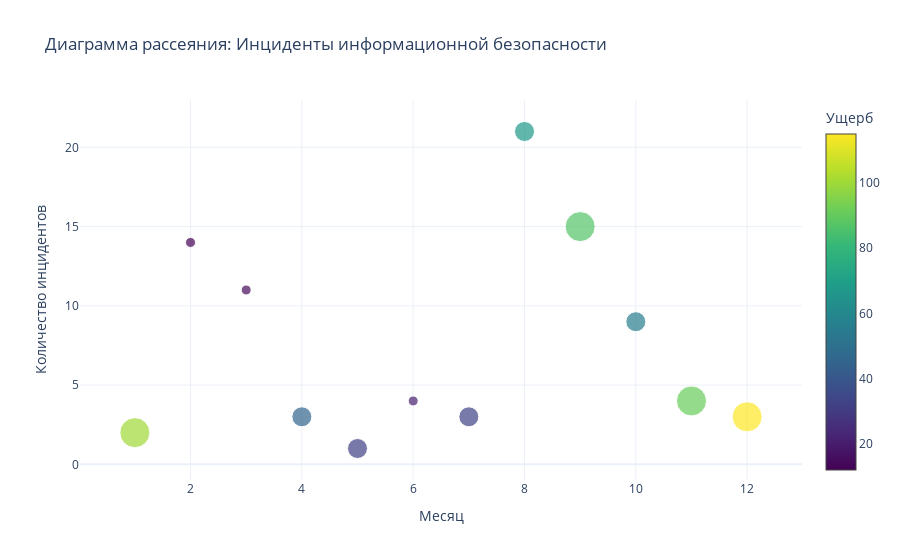

Write notebook code for a chart like this one.
### Markdown cell above
Используем данные из таблицы. Размер маркера будет зависеть от уровня ущерба:  
- Ущерб < 30: маленький маркер  
- Ущерб 30–70: средний маркер  
- Ущерб > 70: большой маркер

### Code cell
# Данные из таблицы
months = [1, 2, 3, 4, 5, 6, 7, 8, 9, 10, 11, 12]
incidents = [2, 14, 11, 3, 1, 4, 3, 21, 15, 9, 4, 3]
damage = [100, 12, 15, 45, 32, 21, 33, 67, 87, 56, 91, 115]

# Определяем размеры маркеров в зависимости от ущерба
marker_sizes = []
for d in damage:
    if d < 30:
        marker_sizes.append(10)  # Маленький
    elif 30 <= d <= 70:
        marker_sizes.append(20)  # Средний
    else:
        marker_sizes.append(30)  # Большой

# Построение диаграммы рассеяния
fig = go.Figure()

fig.add_trace(go.Scatter(
    x=months,
    y=incidents,
    mode='markers',
    marker=dict(
        size=marker_sizes,
        color=damage,  # Цвет зависит от величины ущерба
        colorscale='Viridis',
        showscale=True,
        colorbar=dict(title='Ущерб')
    ),
    text=[f'Ущерб: {d}' for d in damage],
    hoverinfo='text+x+y'
))

fig.update_layout(
    title='Диаграмма рассеяния: Инциденты информационной безопасности',
    xaxis_title='Месяц',
    yaxis_title='Количество инцидентов',
    template='plotly_white'
)

fig.show()

### Figure 1 — Plotly figure (JSON) as saved in the notebook; plotly's stock layout.template omitted (floating-point values rounded to 4 significant figures)
{"data": [{"hoverinfo": "text+x+y", "marker": {"color": [100, 12, 15, 45, 32, 21, 33, 67, 87, 56, 91, 115], "colorbar": {"title": {"text": "Ущерб"}}, "colorscale": [[0, "#440154"], [0.1111, "#482878"], [0.2222, "#3e4989"], [0.3333, "#31688e"], [0.4444, "#26828e"], [0.5556, "#1f9e89"], [0.6667, "#35b779"], [0.7778, "#6ece58"], [0.8889, "#b5de2b"], [1, "#fde725"]], "showscale": true, "size": [30, 10, 10, 20, 20, 10, 20, 20, 30, 20, 30, 30]}, "mode": "markers", "text": ["Ущерб: 100", "Ущерб: 12", "Ущерб: 15", "Ущерб: 45", "Ущерб: 32", "Ущерб: 21", "Ущерб: 33", "Ущерб: 67", "Ущерб: 87", "Ущерб: 56", "Ущерб: 91", "Ущерб: 115"], "type": "scatter", "x": [1, 2, 3, 4, 5, 6, 7, 8, 9, 10, 11, 12], "y": [2, 14, 11, 3, 1, 4, 3, 21, 15, 9, 4, 3]}], "layout": {"title": {"text": "Диаграмма рассеяния: Инциденты информационной безопасности"}, "xaxis": {"title": {"text": "Месяц"}}, "yaxis": {"title": {"text": "Количество инцидентов"}}}}
